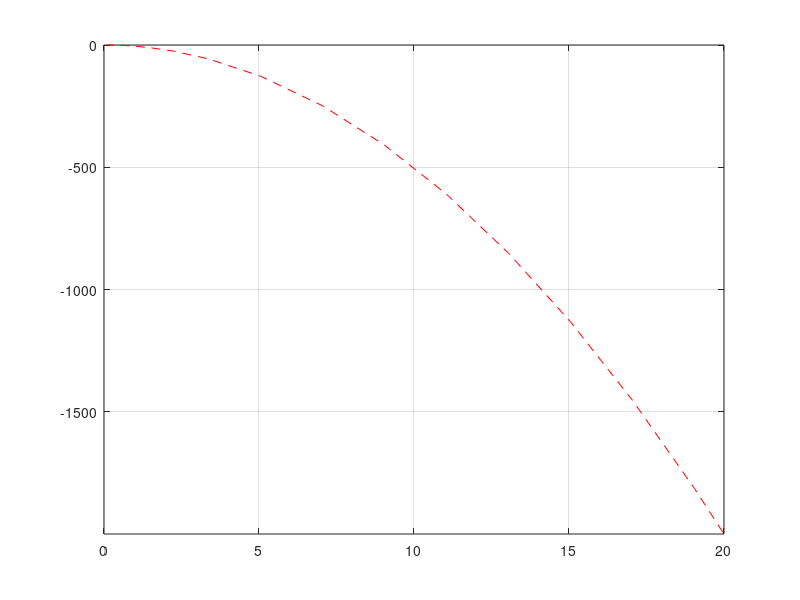

Write the MATLAB code that produced this figure. (Note: this script raises an error after producing the figure.)
%% Matlab script version of the windmi model %%
%% Ver0. Goals 
% 1.Solve connected ODEs of the windmi-RC model.
% 2. Tunable/time-varying parameters
%% %%%%%%%%%%%%%%
clc;close all;
tspan = [0 20];
y0 = 1;
[t1,y1] = ode23s(@(t,y) -10*t, tspan, y0);
plot(t1,y1,'r--');
hold on; grid on; axis tight
[t2,y2] = ode15s(@(t,y) -10*t, tspan, y0);
plot(t2,y2,'k--')
